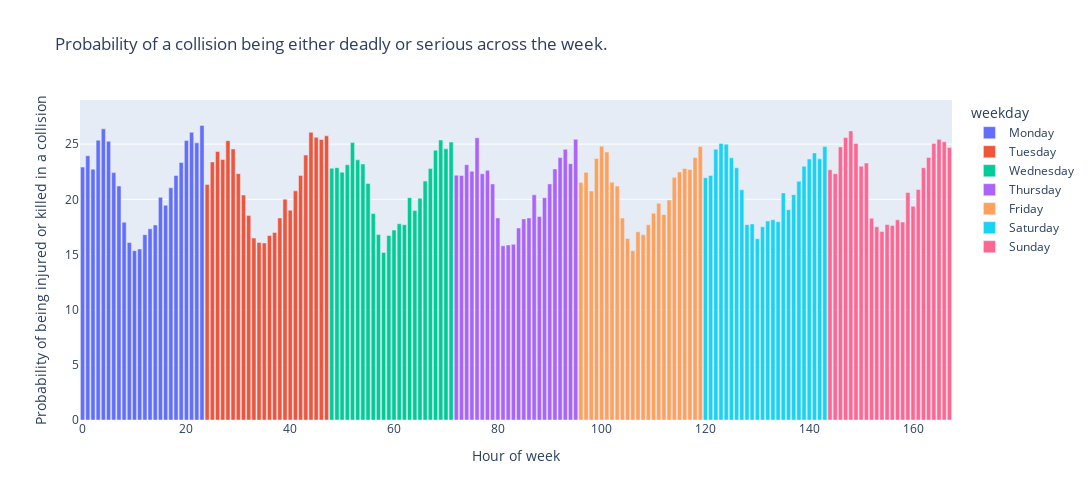

Write notebook code for a chart like this one.
### Markdown cell above
# Probability of being injured or killed

### Code cell
df['AnyInjured'] = (df['NUMBER OF PERSONS INJURED'] > 0).astype(int)
df['AnyKilled']  = (df['NUMBER OF PERSONS KILLED'] > 0).astype(int)

df_plot1 = pd.DataFrame({'hour_of_week'          : np.arange(0,24*7),
                         'only_injured'  : df.loc[(df['AnyInjured'] == 1)&(df['AnyKilled'] == 0)].groupby([df['TIME'].dt.hour, df['TIME'].dt.weekday]).size().unstack().fillna(0).values.reshape(-1,order='F').astype(int),
                         'only_killed'   : df.loc[(df['AnyInjured'] == 0)&(df['AnyKilled'] == 1)].groupby([df['TIME'].dt.hour, df['TIME'].dt.weekday]).size().unstack().fillna(0).values.reshape(-1,order='F').astype(int),
                         'both'          : df.loc[(df['AnyInjured'] == 1)&(df['AnyKilled'] == 1)].groupby([df['TIME'].dt.hour, df['TIME'].dt.weekday]).size().unstack().fillna(0).values.reshape(-1,order='F').astype(int),
                         'either'        : df.loc[(df['AnyInjured'] == 1)|(df['AnyKilled'] == 1)].groupby([df['TIME'].dt.hour, df['TIME'].dt.weekday]).size().unstack().fillna(0).values.reshape(-1,order='F').astype(int),
                         'total_count'   : df.groupby([df['TIME'].dt.hour, df['TIME'].dt.weekday]).size().unstack().values.reshape(-1,order='F'),
                         'weekday'       : np.repeat(list(calendar.day_name),24)})

df_plot1['probability'] = (df_plot1['either']/df_plot1['total_count'])*100
df_plot1['weekday_and_time'] = df_plot1['weekday'] + ' ' + [str(x).zfill(2)+':00' for x in np.arange(0,24)]*7

fig = px.bar(df_plot1,x='hour_of_week', y='probability',
             custom_data=['only_injured', 'only_killed', 'both', 'total_count', 'weekday_and_time'],
             labels = {'hour_of_week' : 'Hour of week', 'probability' : 'Probability of being injured or killed in a collision'},
             color='weekday',
             title='Probability of a collision being either deadly or serious across the week.',
             height=500, width=1500)


fig.update_traces(
    hovertemplate="<br>".join([
        "<b>%{customdata[4]}</b>",
        "",
        "Number of collisions with only injured: %{customdata[0]}",
        "Number of collisions with only killed: %{customdata[1]}",
        "Number of collisions with both killed and injured: %{customdata[2]}",
        "Total number of collisions: %{customdata[3]}",
        "",
        "Probability of a collision being serious: %{y}%",
    ])
)

fig.update_layout(yaxis_range=[0,np.ceil(df_plot1['probability'].max())+2])
fig.show()

### Figure 1 — Plotly figure (JSON) as saved in the notebook; plotly's stock layout.template omitted (floating-point values rounded to 4 significant figures)
{"data": [{"alignmentgroup": "True", "customdata": [[1278, 10, 3, 5633, "Monday 00:00"], [617, 1, 3, 2593, "Monday 01:00"], [410, 6, 2, 1839, "Monday 02:00"], [366, 4, 1, 1463, "Monday 03:00"], [460, 9, 3, 1789, "Monday 04:00"], [630, 8, 2, 2534, "Monday 05:00"], [1117, 7, 3, 5027, "Monday 06:00"], [1548, 6, 3, 7341, "Monday 07:00"], [2504, 10, 0, 14031, "Monday 08:00"], [2105, 6, 3, 13136, "Monday 09:00"], [1776, 8, 1, 11634, "Monday 10:00"], [1802, 8, 1, 11685, "Monday 11:00"], [1989, 9, 3, 11913, "Monday 12:00"], [2131, 9, 2, 12361, "Monday 13:00"], [2483, 4, 1, 14076, "Monday 14:00"], [2689, 4, 0, 13346, "Monday 15:00"], [3075, 11, 6, 15892, "Monday 16:00"], [3203, 13, 4, 15300, "Monday 17:00"], [2850, 7, 2, 12906, "Monday 18:00"], [2324, 15, 1, 10027, "Monday 19:00"], [1976, 9, 1, 7840, "Monday 20:00"], [1629, 6, 2, 6279, "Monday 21:00"], [1329, 10, 4, 5347, "Monday 22:00"], [1100, 9, 5, 4174, "Monday 23:00"]], "hovertemplate": "<b>%{customdata[4]}</b><br><br>Number of collisions with only injured: %{customdata[0]}<br>Number of collisions with only killed: %{customdata[1]}<br>Number of collisions with both killed and injured: %{customdata[2]}<br>Total number of collisions: %{customdata[3]}<br><br>Probability of a collision being serious: %{y}%", "legendgroup": "Monday", "marker": {"color": "#636efa"}, "name": "Monday", "offsetgroup": "Monday", "orientation": "v", "showlegend": true, "textposition": "auto", "type": "bar", "x": [0, 1, 2, 3, 4, 5, 6, 7, 8, 9, 10, 11, 12, 13, 14, 15, 16, 17, 18, 19, 20, 21, 22, 23], "xaxis": "x", "y": [22.92, 23.95, 22.73, 25.36, 26.38, 25.26, 22.42, 21.21, 17.92, 16.09, 15.34, 15.5, 16.8, 17.33, 17.68, 20.18, 19.46, 21.05, 22.15, 23.34, 25.33, 26.07, 25.12, 26.69], "yaxis": "y"}, {"alignmentgroup": "True", "customdata": [[1067, 5, 1, 5025, "Tuesday 00:00"], [462, 9, 7, 2044, "Tuesday 01:00"], [348, 0, 0, 1430, "Tuesday 02:00"], [263, 1, 3, 1131, "Tuesday 03:00"], [313, 7, 5, 1284, "Tuesday 04:00"], [545, 7, 1, 2251, "Tuesday 05:00"], [1093, 14, 4, 4976, "Tuesday 06:00"], [1534, 4, 4, 7563, "Tuesday 07:00"], [2700, 6, 1, 14612, "Tuesday 08:00"], [2294, 12, 0, 13988, "Tuesday 09:00"], [1952, 8, 0, 12176, "Tuesday 10:00"], [1943, 7, 3, 12170, "Tuesday 11:00"], [2059, 8, 2, 12372, "Tuesday 12:00"], [2165, 5, 1, 12778, "Tuesday 13:00"], [2676, 11, 5, 14700, "Tuesday 14:00"], [2709, 7, 2, 13581, "Tuesday 15:00"], [3095, 7, 2, 16326, "Tuesday 16:00"], [3345, 11, 3, 16176, "Tuesday 17:00"], [3055, 8, 3, 13837, "Tuesday 18:00"], [2614, 7, 1, 10921, "Tuesday 19:00"], [2239, 7, 2, 8621, "Tuesday 20:00"], [1739, 12, 2, 6844, "Tuesday 21:00"], [1476, 4, 1, 5827, "Tuesday 22:00"], [1196, 11, 5, 4706, "Tuesday 23:00"]], "hovertemplate": "<b>%{customdata[4]}</b><br><br>Number of collisions with only injured: %{customdata[0]}<br>Number of collisions with only killed: %{customdata[1]}<br>Number of collisions with both killed and injured: %{customdata[2]}<br>Total number of collisions: %{customdata[3]}<br><br>Probability of a collision being serious: %{y}%", "legendgroup": "Tuesday", "marker": {"color": "#EF553B"}, "name": "Tuesday", "offsetgroup": "Tuesday", "orientation": "v", "showlegend": true, "textposition": "auto", "type": "bar", "x": [24, 25, 26, 27, 28, 29, 30, 31, 32, 33, 34, 35, 36, 37, 38, 39, 40, 41, 42, 43, 44, 45, 46, 47], "xaxis": "x", "y": [21.35, 23.39, 24.34, 23.61, 25.31, 24.57, 22.33, 20.39, 18.53, 16.49, 16.1, 16.05, 16.72, 16.99, 18.31, 20.01, 19.01, 20.77, 22.16, 24.01, 26.08, 25.61, 25.42, 25.75], "yaxis": "y"}, {"alignmentgroup": "True", "customdata": [[1179, 9, 3, 5220, "Wednesday 00:00"], [519, 2, 2, 2287, "Wednesday 01:00"], [327, 1, 4, 1478, "Wednesday 02:00"], [290, 3, 1, 1271, "Wednesday 03:00"], [351, 6, 3, 1432, "Wednesday 04:00"], [502, 5, 2, 2159, "Wednesday 05:00"], [1076, 7, 1, 4672, "Wednesday 06:00"], [1600, 6, 0, 7491, "Wednesday 07:00"], [2643, 4, 1, 14144, "Wednesday 08:00"], [2146, 6, 3, 12822, "Wednesday 09:00"], [1715, 7, 3, 11362, "Wednesday 10:00"], [1866, 6, 0, 11195, "Wednesday 11:00"], [2064, 5, 1, 12024, "Wednesday 12:00"], [2165, 6, 1, 12214, "Wednesday 13:00"], [2619, 6, 4, 14856, "Wednesday 14:00"], [2758, 11, 3, 13757, "Wednesday 15:00"], [3022, 8, 3, 15978, "Wednesday 16:00"], [3222, 9, 3, 16088, "Wednesday 17:00"], [3056, 14, 3, 14193, "Wednesday 18:00"], [2491, 13, 1, 10989, "Wednesday 19:00"], [2095, 7, 4, 8614, "Wednesday 20:00"], [1819, 11, 1, 7216, "Wednesday 21:00"], [1533, 7, 0, 6266, "Wednesday 22:00"], [1202, 5, 1, 4796, "Wednesday 23:00"]], "hovertemplate": "<b>%{customdata[4]}</b><br><br>Number of collisions with only injured: %{customdata[0]}<br>Number of collisions with only killed: %{customdata[1]}<br>Number of collisions with both killed and injured: %{customdata[2]}<br>Total number of collisions: %{customdata[3]}<br><br>Probability of a collision being serious: %{y}%", "legendgroup": "Wednesday", "marker": {"color": "#00cc96"}, "name": "Wednesday", "offsetgroup": "Wednesday", "orientation": "v", "showlegend": true, "textposition": "auto", "type": "bar", "x": [48, 49, 50, 51, 52, 53, 54, 55, 56, 57, 58, 59, 60, 61, 62, 63, 64, 65, 66, 67, 68, 69, 70, 71], "xaxis": "x", "y": [22.82, 22.87, 22.46, 23.13, 25.14, 23.58, 23.2, 21.44, 18.72, 16.81, 15.18, 16.72, 17.22, 17.78, 17.7, 20.15, 18.98, 20.1, 21.65, 22.8, 24.45, 25.37, 24.58, 25.19], "yaxis": "y"}, {"alignmentgroup": "True", "customdata": [[1243, 9, 4, 5660, "Thursday 00:00"], [518, 7, 2, 2378, "Thursday 01:00"], [397, 7, 1, 1750, "Thursday 02:00"], [297, 4, 3, 1348, "Thursday 03:00"], [399, 7, 1, 1591, "Thursday 04:00"], [495, 11, 0, 2267, "Thursday 05:00"], [1077, 8, 1, 4799, "Thursday 06:00"], [1546, 6, 2, 7264, "Thursday 07:00"], [2601, 3, 4, 14239, "Thursday 08:00"], [2107, 8, 1, 13408, "Thursday 09:00"], [1851, 6, 0, 11705, "Thursday 10:00"], [1871, 11, 1, 11826, "Thursday 11:00"], [2128, 4, 1, 12259, "Thursday 12:00"], [2317, 6, 2, 12757, "Thursday 13:00"], [2678, 2, 0, 14636, "Thursday 14:00"], [2790, 6, 3, 13717, "Thursday 15:00"], [2981, 11, 0, 16222, "Thursday 16:00"], [3274, 7, 4, 16307, "Thursday 17:00"], [2965, 10, 1, 13908, "Thursday 18:00"], [2536, 11, 4, 11212, "Thursday 19:00"], [2173, 11, 2, 9192, "Thursday 20:00"], [1873, 10, 2, 7685, "Thursday 21:00"], [1570, 6, 2, 6793, "Thursday 22:00"], [1334, 13, 3, 5307, "Thursday 23:00"]], "hovertemplate": "<b>%{customdata[4]}</b><br><br>Number of collisions with only injured: %{customdata[0]}<br>Number of collisions with only killed: %{customdata[1]}<br>Number of collisions with both killed and injured: %{customdata[2]}<br>Total number of collisions: %{customdata[3]}<br><br>Probability of a collision being serious: %{y}%", "legendgroup": "Thursday", "marker": {"color": "#ab63fa"}, "name": "Thursday", "offsetgroup": "Thursday", "orientation": "v", "showlegend": true, "textposition": "auto", "type": "bar", "x": [72, 73, 74, 75, 76, 77, 78, 79, 80, 81, 82, 83, 84, 85, 86, 87, 88, 89, 90, 91, 92, 93, 94, 95], "xaxis": "x", "y": [22.19, 22.16, 23.14, 22.55, 25.58, 22.32, 22.63, 21.39, 18.32, 15.78, 15.87, 15.92, 17.4, 18.23, 18.31, 20.41, 18.44, 20.14, 21.4, 22.75, 23.78, 24.53, 23.23, 25.44], "yaxis": "y"}, {"alignmentgroup": "True", "customdata": [[1393, 8, 0, 6507, "Friday 00:00"], [680, 5, 0, 3052, "Friday 01:00"], [456, 2, 1, 2211, "Friday 02:00"], [406, 8, 0, 1747, "Friday 03:00"], [480, 8, 4, 1983, "Friday 04:00"], [604, 5, 0, 2508, "Friday 05:00"], [1069, 4, 1, 4986, "Friday 06:00"], [1519, 7, 2, 7209, "Friday 07:00"], [2510, 7, 0, 13753, "Friday 08:00"], [2153, 5, 2, 13126, "Friday 09:00"], [1759, 11, 2, 11546, "Friday 10:00"], [2034, 8, 4, 11997, "Friday 11:00"], [2130, 11, 1, 12753, "Friday 12:00"], [2353, 5, 1, 13338, "Friday 13:00"], [2973, 10, 3, 15938, "Friday 14:00"], [2939, 8, 5, 15030, "Friday 15:00"], [3203, 5, 2, 17240, "Friday 16:00"], [3402, 10, 4, 17130, "Friday 17:00"], [3244, 12, 3, 14818, "Friday 18:00"], [2711, 12, 2, 12122, "Friday 19:00"], [2291, 9, 3, 10102, "Friday 20:00"], [1871, 15, 2, 8314, "Friday 21:00"], [1856, 9, 1, 7842, "Friday 22:00"], [1688, 8, 3, 6853, "Friday 23:00"]], "hovertemplate": "<b>%{customdata[4]}</b><br><br>Number of collisions with only injured: %{customdata[0]}<br>Number of collisions with only killed: %{customdata[1]}<br>Number of collisions with both killed and injured: %{customdata[2]}<br>Total number of collisions: %{customdata[3]}<br><br>Probability of a collision being serious: %{y}%", "legendgroup": "Friday", "marker": {"color": "#FFA15A"}, "name": "Friday", "offsetgroup": "Friday", "orientation": "v", "showlegend": true, "textposition": "auto", "type": "bar", "x": [96, 97, 98, 99, 100, 101, 102, 103, 104, 105, 106, 107, 108, 109, 110, 111, 112, 113, 114, 115, 116, 117, 118, 119], "xaxis": "x", "y": [21.53, 22.44, 20.76, 23.7, 24.81, 24.28, 21.54, 21.2, 18.3, 16.46, 15.35, 17.05, 16.8, 17.69, 18.74, 19.64, 18.62, 19.94, 21.99, 22.48, 22.8, 22.71, 23.79, 24.79], "yaxis": "y"}, {"alignmentgroup": "True", "customdata": [[1766, 14, 2, 8117, "Saturday 00:00"], [1135, 1, 4, 5143, "Saturday 01:00"], [1031, 10, 6, 4267, "Saturday 02:00"], [952, 7, 5, 3846, "Saturday 03:00"], [1056, 12, 9, 4309, "Saturday 04:00"], [833, 6, 4, 3548, "Saturday 05:00"], [757, 3, 1, 3330, "Saturday 06:00"], [698, 1, 3, 3366, "Saturday 07:00"], [1053, 2, 2, 5972, "Saturday 08:00"], [1272, 7, 0, 7197, "Saturday 09:00"], [1363, 7, 2, 8352, "Saturday 10:00"], [1703, 5, 2, 9766, "Saturday 11:00"], [1948, 3, 2, 10825, "Saturday 12:00"], [2138, 7, 2, 11831, "Saturday 13:00"], [2334, 8, 1, 13038, "Saturday 14:00"], [2316, 5, 4, 11296, "Saturday 15:00"], [2517, 9, 6, 13286, "Saturday 16:00"], [2462, 16, 7, 12167, "Saturday 17:00"], [2425, 11, 4, 11283, "Saturday 18:00"], [2286, 7, 4, 9988, "Saturday 19:00"], [2146, 7, 4, 9119, "Saturday 20:00"], [1982, 15, 2, 8260, "Saturday 21:00"], [1887, 12, 4, 8041, "Saturday 22:00"], [1782, 10, 6, 7257, "Saturday 23:00"]], "hovertemplate": "<b>%{customdata[4]}</b><br><br>Number of collisions with only injured: %{customdata[0]}<br>Number of collisions with only killed: %{customdata[1]}<br>Number of collisions with both killed and injured: %{customdata[2]}<br>Total number of collisions: %{customdata[3]}<br><br>Probability of a collision being serious: %{y}%", "legendgroup": "Saturday", "marker": {"color": "#19d3f3"}, "name": "Saturday", "offsetgroup": "Saturday", "orientation": "v", "showlegend": true, "textposition": "auto", "type": "bar", "x": [120, 121, 122, 123, 124, 125, 126, 127, 128, 129, 130, 131, 132, 133, 134, 135, 136, 137, 138, 139, 140, 141, 142, 143], "xaxis": "x", "y": [21.95, 22.17, 24.54, 25.07, 24.99, 23.76, 22.85, 20.86, 17.7, 17.77, 16.43, 17.51, 18.04, 18.15, 17.97, 20.58, 19.06, 20.42, 21.63, 23.0, 23.65, 24.2, 23.67, 24.78], "yaxis": "y"}, {"alignmentgroup": "True", "customdata": [[1826, 11, 4, 8118, "Sunday 00:00"], [1247, 10, 4, 5650, "Sunday 01:00"], [1121, 10, 6, 4594, "Sunday 02:00"], [1105, 11, 4, 4373, "Sunday 03:00"], [1264, 15, 10, 4920, "Sunday 04:00"], [971, 12, 7, 3951, "Sunday 05:00"], [682, 4, 4, 3000, "Sunday 06:00"], [612, 6, 1, 2659, "Sunday 07:00"], [794, 5, 1, 4374, "Sunday 08:00"], [899, 2, 2, 5157, "Sunday 09:00"], [1126, 5, 0, 6623, "Sunday 10:00"], [1422, 3, 0, 8044, "Sunday 11:00"], [1595, 3, 6, 9098, "Sunday 12:00"], [1857, 11, 2, 10310, "Sunday 13:00"], [2129, 2, 4, 11904, "Sunday 14:00"], [2153, 8, 1, 10487, "Sunday 15:00"], [2284, 8, 4, 11851, "Sunday 16:00"], [2236, 8, 3, 10753, "Sunday 17:00"], [2276, 7, 2, 9992, "Sunday 18:00"], [2080, 8, 2, 8783, "Sunday 19:00"], [1941, 11, 5, 7808, "Sunday 20:00"], [1723, 10, 1, 6818, "Sunday 21:00"], [1584, 13, 6, 6357, "Sunday 22:00"], [1217, 5, 3, 4962, "Sunday 23:00"]], "hovertemplate": "<b>%{customdata[4]}</b><br><br>Number of collisions with only injured: %{customdata[0]}<br>Number of collisions with only killed: %{customdata[1]}<br>Number of collisions with both killed and injured: %{customdata[2]}<br>Total number of collisions: %{customdata[3]}<br><br>Probability of a collision being serious: %{y}%", "legendgroup": "Sunday", "marker": {"color": "#FF6692"}, "name": "Sunday", "offsetgroup": "Sunday", "orientation": "v", "showlegend": true, "textposition": "auto", "type": "bar", "x": [144, 145, 146, 147, 148, 149, 150, 151, 152, 153, 154, 155, 156, 157, 158, 159, 160, 161, 162, 163, 164, 165, 166, 167], "xaxis": "x", "y": [22.68, 22.32, 24.75, 25.61, 26.2, 25.06, 23, 23.28, 18.29, 17.51, 17.08, 17.72, 17.63, 18.14, 17.94, 20.62, 19.37, 20.9, 22.87, 23.8, 25.06, 25.43, 25.22, 24.69], "yaxis": "y"}], "layout": {"barmode": "relative", "height": 500, "legend": {"title": {"text": "weekday"}, "tracegroupgap": 0}, "title": {"text": "Probability of a collision being either deadly or serious across the week."}, "width": 1500, "xaxis": {"anchor": "y", "autorange": true, "domain": [0, 1], "range": [-0.5, 167.5], "title": {"text": "Hour of week"}, "type": "linear"}, "yaxis": {"anchor": "x", "domain": [0, 1], "range": [0, 29], "title": {"text": "Probability of being injured or killed in a collision"}, "type": "linear"}}}
